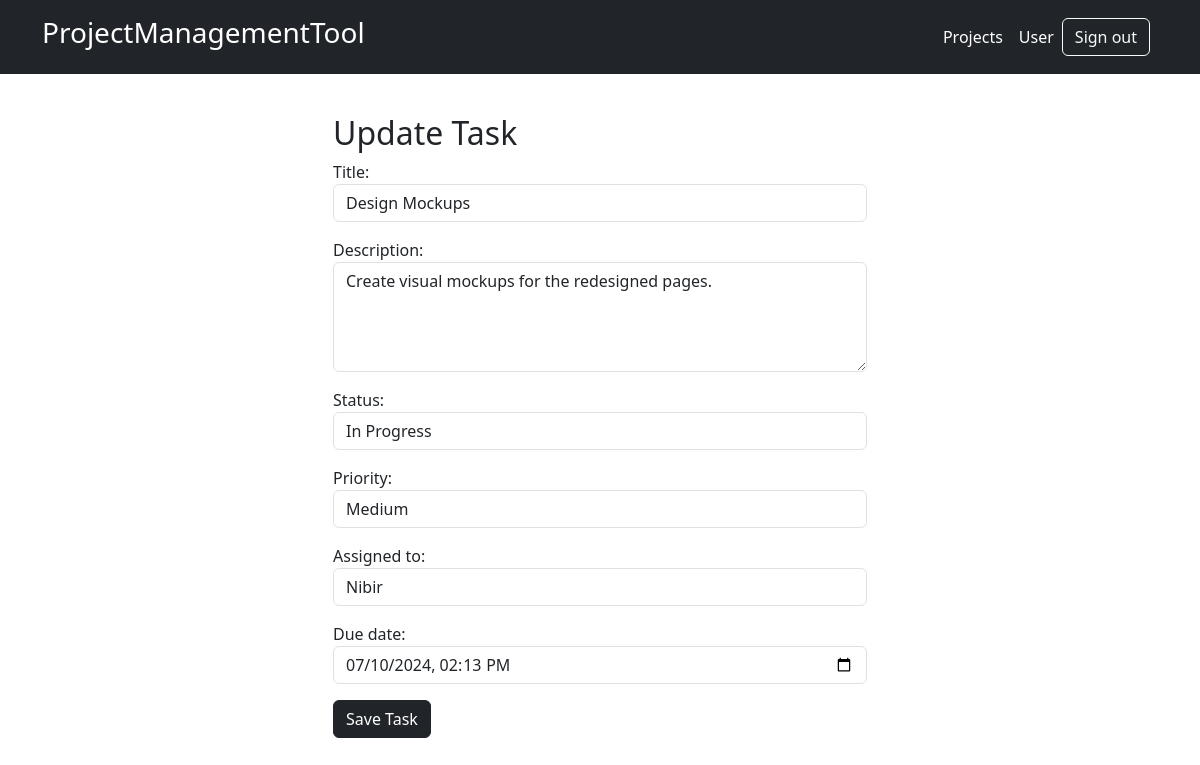
The app's page /project/task/6/update/ (signed in) with its own data.
### TaskTracker/models.py (models this page shows, shortened)
class Task(models.Model):
    STATUS_CHOICES = [
        ('To Do', 'To Do'),
        ('In Progress', 'In Progress'),
        ('Done', 'Done'),
    ]
    PRIORITY_CHOICES = [
        ('Low', 'Low'),
        ('Medium', 'Medium'),
        ('High', 'High'),
    ]
    title = models.CharField(max_length=255)
    description = models.TextField()
    status = models.CharField(max_length=50, choices=STATUS_CHOICES, default='To Do')
    priority = models.CharField(max_length=50, choices=PRIORITY_CHOICES, default='Medium')
    assigned_to = models.ForeignKey(User, on_delete=models.SET_NULL, null=True, blank=True, related_name='tasks')
    project = models.ForeignKey(Project, on_delete=models.CASCADE, related_name='tasks')
    attach_image_file = models.ImageField(upload_to="task_image", blank=True)
    created_at = models.DateTimeField(auto_now_add=True)
    last_update = models.DateTimeField(auto_now=True)
    due_date = models.DateTimeField()

### TaskTracker/views.py (the view)
# urls.py: path('task/<int:pk>/update/', update_task, name='update_task'),
@login_required
def update_task(request, pk):
    header = 'Update Task'
    task = get_object_or_404(Task, pk=pk)
    project = task.project  # Get the project associated with the task
    if request.method == 'POST':
        form = TaskForm(request.POST, request.FILES, instance=task, project=project)
        if form.is_valid():
            form.save()
            return redirect('projects:task_detail', pk=pk)
    else:
        form = TaskForm(instance=task, project=project)
    context = {
        'form': form,
        'task': task,
        'header': header
    }
    return render(request, 'task_form.html', context)

### TaskTracker/forms.py
class TaskForm(forms.ModelForm):
    class Meta:
        model = Task
        fields = ['title', 'description', 'status', 'priority', 'assigned_to', 'due_date']
        widgets = {
            'title': forms.TextInput(attrs={'class': 'form-control'}),
            'description': forms.Textarea(attrs={'class': 'form-control', 'rows': 4}),
            'status': forms.Select(attrs={'class': 'form-control'}),
            'priority': forms.Select(attrs={'class': 'form-control'}),
            'assigned_to': forms.Select(attrs={'class': 'form-control'}),
            'due_date': forms.DateTimeInput(attrs={'class': 'form-control', 'type': 'datetime-local'})
        }
    def __init__(self, *args, **kwargs):
        project = kwargs.pop('project', None)
        super().__init__(*args, **kwargs)
        if project:
            self.fields['assigned_to'].queryset = project.members.all()
        else:
            self.fields['assigned_to'].queryset = User.objects.none()

### TaskTracker/templates/task_form.html (shortened to what this page needs)
{% extends 'base.html' %}
{% block content %}
<div class="container">
    <div class="row justify-content-center align-items-center">
        <div class="col-md-6 my-3">
    <div style="margin-bottom: 10px;">
    <h2>{{ header }}</h2>
    <form method="post" enctype="multipart/form-data">
        {{ form.as_p }}
        <button type="submit" class="btn btn-dark">Save Task</button>
    </form>
</div>
        </div>
    </div>
</div>
{% endblock %}

### records on screen
Task: title "Design Mockups", description "Create visual mockups for the redesigned pages.", status "In Progress", priority "Medium", assigned_to "Nibir", due_date "07/10/2024 14:13"

### other values on screen
{{ header }} "Update Task"
